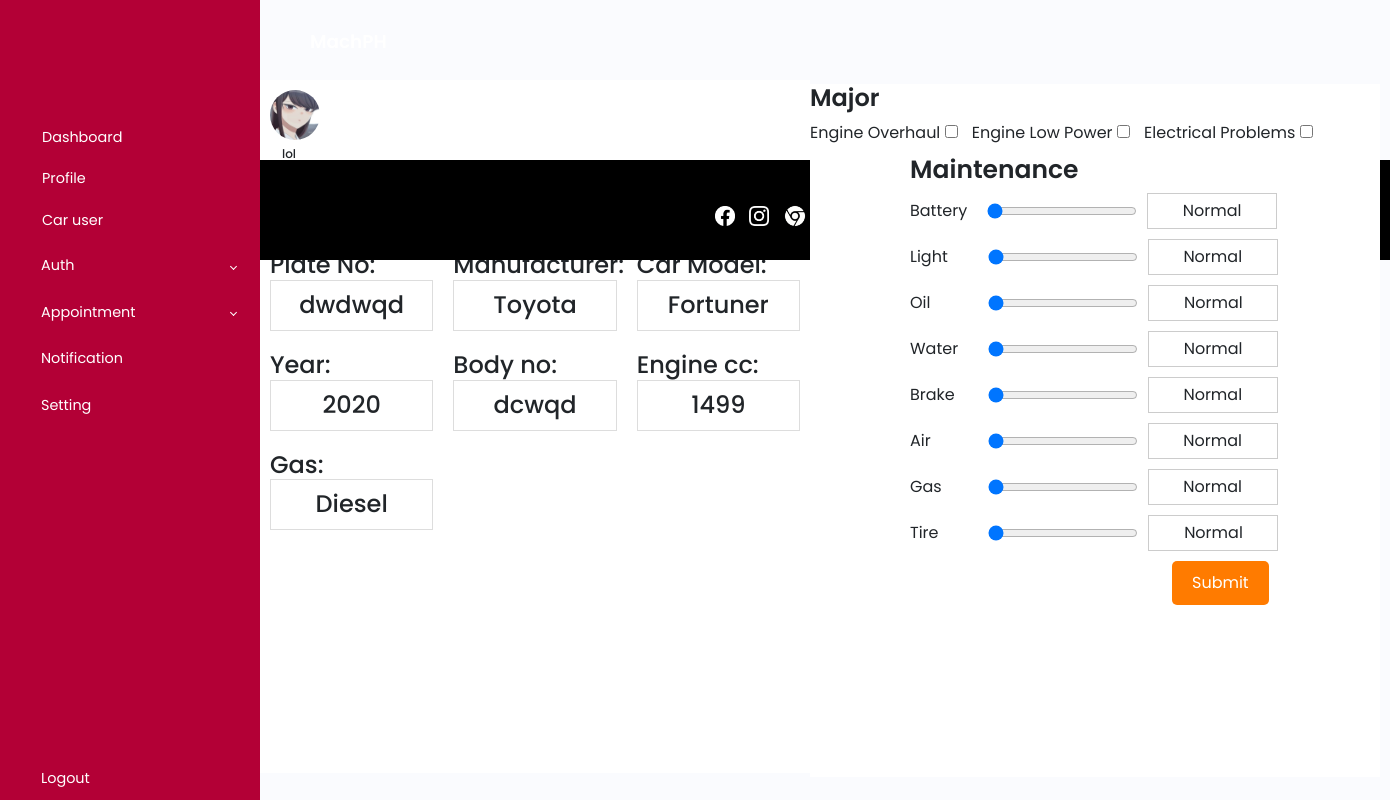
Page /carprofile.php?car_id=50 (signed in) on the committed database.
### tables this page shows
CREATE TABLE `user` (
  `id` int(100) NOT NULL,
  `name` varchar(100) NOT NULL,
  `firstname` varchar(255) DEFAULT NULL,
  `middlename` varchar(255) DEFAULT NULL,
  `lastname` varchar(255) DEFAULT NULL,
  `homeaddress` varchar(255) DEFAULT NULL,
  `email` varchar(100) NOT NULL,
  `password` varchar(100) NOT NULL,
  `image` varchar(100) NOT NULL,
  `barangay` varchar(255) DEFAULT NULL,
  `province` varchar(255) DEFAULT NULL,
  `municipality` varchar(255) DEFAULT NULL,
  `zipcode` varchar(255) DEFAULT NULL,
  `role` varchar(255) NOT NULL,
  `manager_role` varchar(20) DEFAULT 'none',
  `employment` enum('full time','part time','intern/temporary') DEFAULT NULL,
  `jobrole` set('General automotive mechanic','Brake and transmission technicians','Small engine mechanic','Tire mechanics') DEFAULT NULL
);

CREATE TABLE `car` (
  `car_id` int(11) NOT NULL,
  `plateno` varchar(20) NOT NULL,
  `manufacturer` varchar(50) NOT NULL,
  `carmodel` varchar(50) NOT NULL,
  `year` int(11) NOT NULL,
  `bodyno` varchar(20) NOT NULL,
  `enginecc` int(11) NOT NULL,
  `gas` varchar(20) NOT NULL,
  `user_id` int(11) DEFAULT NULL
);

### carprofile.php (the view, shortened to what this page needs)
<?php
include 'config.php';
$user_id = $_SESSION['user_id'];
$select = mysqli_query($conn, "SELECT * FROM user WHERE id = '$user_id'") or die('query failed');
if (mysqli_num_rows($select) > 0) {
    $fetch = mysqli_fetch_assoc($select);
} else {
    die('No user found');
}
if (isset($_GET['car_id'])) {
    $car_id = $_GET['car_id'];
    $car_select = mysqli_query($conn, "SELECT * FROM car WHERE user_id = '$user_id' AND car_id = '$car_id'");
    if (mysqli_num_rows($car_select) > 0) {
        $car_data = mysqli_fetch_all($car_select, MYSQLI_ASSOC);
    } else {
        $car_data = array();
    }
} else {
    die('Car ID not specified.');
}
?>
<!DOCTYPE html>
<html lang="en">
<head>
    <link href="https://cdn.jsdelivr.net/npm/bootstrap@5.3.0-alpha3/dist/css/bootstrap.min.css" rel="stylesheet"
>
    <link rel="stylesheet" href="css/nav.css">
    <link rel="stylesheet" href="css/carprofile.css">
    <link rel="stylesheet" href="css/home.css">
</head>
<body>
    <div class="container-navbar-home">
        <div class="wrapper">
            <aside id="sidebar">
            <div class="d-flex">
                <button class="toggle-btn" type="button">
                </button>
                <div class="sidebar-logo">
                    <a href="home.php">MachPH</a>
                </div>
            </div>
            <ul class="sidebar-nav">
            <li class="sidebar-item">
                    <a href="home.php" class="sidebar-link">
                    <span style="margin-left: 13px;">Dashboard</span>
                    </a>
                </li>
                <li class="sidebar-item">
                    <a href="profile.php" class="sidebar-link">
                    <span style="margin-left: 13px;">Profile</span>
                    </a>
                </li>
                <li class="sidebar-item">
                    <a href="carusers.php" class="sidebar-link">
                    <span style="margin-left: 13px;">Car user</span>
                    </a>
                </li>
                <li class="sidebar-item">
                    <a href="#" class="sidebar-link collapsed has-dropdown" data-bs-toggle="collapse"
                        data-bs-target="#auth" aria-expanded="false" aria-controls="auth">
                        <span>Auth</span>
                    </a>
                </li>
                <li class="sidebar-item">
                    <a href="#" class="sidebar-link collapsed has-dropdown" data-bs-toggle="collapse"
                        data-bs-target="#multi" aria-expanded="false" aria-controls="multi">
                        <span>Appointment</span>
                    </a>
                </li>
                <li class="sidebar-item">
                    <a href="#" class="sidebar-link">
                        <span>Notification</span>
                    </a>
                </li>
                <li class="sidebar-item">
                    <a href="#" class="sidebar-link">
                        <span>Setting</span>
                    </a>
                </li>
            </ul>
            <div class="sidebar-footer">
            <a href="login.php" target="_blanck" class="sidebar-link">
                <span>Logout</span>
            </a>
            </div>
            </aside>
        </div>
    </div>
   <section class="carprofile-section-1">
        <div class="container-car-profile">
            <div class="car-profile">
                <?php
                    if ($fetch['image'] == '') {
                        echo '<img src="images/default-avatar.png">';
                    } else {
                        echo '<img src="uploaded_img/' . $fetch['image'] . '">';
                    }
                ?>
                <h3><?php echo $fetch['name']; ?></h3>
            </div>
        </div>
        <div class="car-info">
            <?php if (!empty($car_data)) : ?>
                <div class="fullname-container-carprofile-1">
                    <?php foreach ($car_data as $car) : ?>
                        <h4 class="carprofile-container-1">Plate No:<p class="profile-box"><?php echo $car['plateno']; ?></p></h4>
                        <h4 class="carprofile-container-2">Manufacturer:<p class="profile-box"><?php echo $car['manufacturer']; ?></p></h4>
                        <h4 class="carprofile-container-3">Car Model:<p class="profile-box"><?php echo $car['carmodel']; ?></p></h4>
                        <h4 class="carprofile-container-4">Year:<p class="profile-box"><?php echo $car['year']; ?></p></h4>
                        <h4 class="carprofile-container-5">Body no:<p class="profile-box"><?php echo $car['bodyno']; ?></p></h4>
                        <h4 class="carprofile-container-6">Engine cc:<p class="profile-box"><?php echo $car['enginecc']; ?></p></h4>
                        <h4 class="carprofile-container-7">Gas:<p class="profile-box"><?php echo $car['gas']; ?></p></h4>
                    <?php endforeach; ?>
                </div>
            <?php endif; ?>
        </div>
    </section>
       <div class="nav-container">
        <div class="upper-nav-container">
                <div class="img-icon-upper-nav">
                    <li><img class="upper-nav-icon-three" src="img/facebook.png" alt="facebook"></li>
                    <li><img class="upper-nav-icon-three" src="img/instagram.png" alt="instagram"></li>
                    <li><img class="upper-nav-icon-three-chrome"src="img/chrome.png" alt="chrome"></li>
                </div>
            <div class="upper-nav-icons-info">
                <li><img src="img/gmail.png" alt=""><span>hikaru@gmail.com</span></li>
                <li><img src="img/call.png" alt=""><span>0948-501-1228</span></li>
            </div>
            <div class="upper-nav-button">
                <a href="">Appointment</a>
            </div>
        </div>
    </div>
    <section class="carprofile-section-2">
     <div class="major-maintenance-container">
        <form method="post" action="">
            <div class="data-major-container">
              <h1>Major</h1>
                <label for="eo">Engine Overhaul <input class="data-major-major-boxes" type="checkbox" name="eo" value="1"></label>
                <label for="elp">Engine Low Power <input class="data-major-major-boxes" type="checkbox" name="elp" value="2"></label>
                <label for="ep">Electrical Problems <input class="data-major-major-boxes" type="checkbox" name="ep" value="3"></label>
            </div>
         <div class="data-maintenance-container">
            <h2>Maintenance</h2>
            <div class="battery-check-box">
                <label for="battery">Battery</label>
                <input type="range" name="battery" min="1" max="3" step="1" value="1" oninput="updateLabel(this, 'batteryLabel')">
                <span class="box-range" id="batteryLabel">Normal</span>
            </div>
            <div class="battery-check-box">
                <label for="light">Light</label>
                <input class="box-1" type="range" name="light" min="1" max="3" step="1" value="1" oninput="updateLabel(this, 'lightLabel')">
                <span  class="box-range box-1" id="lightLabel">Normal</span>
            </div>
            <div class="battery-check-box">
                <label for="oil">Oil</label>
                <input  class="box-2" type="range" name="oil" min="1" max="3" step="1" value="1" oninput="updateLabel(this, 'oilLabel')">
                <span  class="box-range" id="oilLabel">Normal</span>
            </div>
            <div class="battery-check-box">
                <label for="water">Water</label>
                <input  class="box-3" type="range" name="water" min="1" max="3" step="1" value="1" oninput="updateLabel(this, 'waterLabel')">
                <span  class="box-range" id="waterLabel">Normal</span>
            </div>
            <div class="battery-check-box">
                <label for="brake">Brake</label>
                <input  class="box-4" type="range" name="brake" min="1" max="3" step="1" value="1" oninput="updateLabel(this, 'brakeLabel')">
                <span  class="box-range" id="brakeLabel">Normal</span>
            </div>
            <div class="battery-check-box">
                <label for="air">Air</label>
                <input  class="box-5" type="range" name="air" min="1" max="3" step="1" value="1" oninput="updateLabel(this, 'airLabel')">
                <span  class="box-range" id="airLabel">Normal</span>
            </div>
            <div class="battery-check-box">
                <label for="gas">Gas</label>
                <input  class="box-6" type="range" name="gas" min="1" max="3" step="1" value="1" oninput="updateLabel(this, 'gasLabel')">
                <span  class="box-range" id="gasLabel">Normal</span>
            </div>
            <div class="battery-check-box">
                <label for="tire">Tire</label>
                <input  class="box-7" type="range" name="tire" min="1" max="3" step="1" value="1" oninput="updateLabel(this, 'tireLabel')">
                <span  class="box-range" id="tireLabel">Normal</span>
            </div>
              <button type="submit">Submit</button>
         </div>
            </div>
    </section>
</body>
</html>

### css/nav.css (style rules this page uses)
a { text-decoration: none; }
li { list-style: none; }
h1 { font-weight: 600; font-size: 1.5rem; }
body { font-family: 'Poppins', sans-serif; }
.wrapper { display: flex; }
#sidebar { width: 70px; min-width: 70px; z-index: 1000; transition: all .25s ease-in-out; background-color: #b30036; display: flex; flex-direction: column; }
#sidebar.expand { width: 260px; min-width: 260px; }
.toggle-btn { background-color: transparent; cursor: pointer; border: 0; padding: 1rem 1.5rem; }
.sidebar-logo { margin: auto 0; }
.sidebar-logo a { color: #FFF; font-size: 1.15rem; font-weight: 600; }
.sidebar-nav { padding: 2rem 0; flex: 1 1 auto; }
a.sidebar-link { padding: .625rem 1.625rem; color: #FFF; display: block; font-size: 0.9rem; white-space: nowrap; border-left: 3px solid transparent; }
.sidebar-item { position: relative; }
#sidebar.expand .sidebar-link[data-bs-toggle="collapse"]::after { border: solid; border-width: 0 .075rem .075rem 0; content: ""; display: inline-block; padding: 2px; position: absolute; right: 1.5rem; top: 1.4rem; transform: rotate(-135deg); transition: all .2s ease-out; }
#sidebar.expand .sidebar-link[data-bs-toggle="collapse"].collapsed::after { transform: rotate(45deg); transition: all .2s ease-out; }

### css/carprofile.css (style rules this page uses)
* { box-sizing: border-box; margin: 0; padding: 0; font-family: 'poppins'; }
.carprofile-section-1 { position: absolute; background-color: rgb(255, 255, 255); width: 550px; height: 693px; top: 80px; left: 260px; }
.carprofile-section-2 { position: absolute; background-color: rgb(255, 255, 255); width: 570px; height: 693px; top: 84px; left: 810px; }
.car-profile { margin: 10px; }
.car-profile h3 { font-size: 12px; margin: 7px 0 0 12px; }
.car-profile img { border-radius: 100%; width: 50px; }
.fullname-container-carprofile-1 { display: flex; flex-wrap: wrap; justify-content: space-between; }
.car-info { margin-top: 80px; }
.carprofile-container-1, .carprofile-container-2, .carprofile-container-3, .carprofile-container-4, .carprofile-container-5, .carprofile-container-6, .carprofile-container-7 { width: calc(33.33% - 20px); margin: 10px; box-sizing: border-box; }
.profile-box { border: 1px solid #ddd; padding: 10px; margin: 0; text-align: center; }
button { background-color: #ff7b00; color: white; padding: 10px 20px; border: none; border-radius: 5px; cursor: pointer; margin-left: 262px; }
.battery-check-box { display: flex; align-items: center; margin-bottom: 10px; }
input[type="range"] { width: 150px; margin: 0 10px; }
.box-range { border: 1px solid #ccc; width: 130px; padding: 5px; text-align: center; }
label { margin-right: 10px; }
.data-maintenance-container h2 { font-size: 25px; font-weight: 600; }
.data-maintenance-container { margin: 10px 0 0 100px; }
.box-1[type="range"] { margin-left: 30px; }
.box-2[type="range"] { margin-left: 48px; }
.box-3[type="range"] { margin-left: 20px; }
.box-4[type="range"] { margin-left: 23px; }
.box-5[type="range"] { margin-left: 47px; }
.box-6[type="range"] { margin-left: 36px; }
.box-7[type="range"] { margin-left: 40px; }

### css/home.css (style rules this page uses)
* { padding: 0; margin: 0; box-sizing: border-box; font-family: 'Poppins', 'Quicksand'; }
.upper-nav-container { position: absolute; background-color: rgb(0, 0, 0); bottom: 540px; left: 65px; width: 95.5%; height: 100px; }
.upper-nav-container .img-icon-upper-nav { margin-left: 650px; }
.upper-nav-container .img-icon-upper-nav li { display: inline-block; margin-right: 10px; margin-top: 40px; }
.upper-nav-container .img-icon-upper-nav li .upper-nav-icon-three { width: 20px; height: 20px; }
.upper-nav-container .img-icon-upper-nav li .upper-nav-icon-three-chrome { width: 32px; height: 32px; margin-left: -5px; }
.upper-nav-icons-info { margin-top: -38px; margin-left: 850px; }
.upper-nav-icons-info li span { font-size: 14px; color: white; font-weight: 600; }
.upper-nav-button { margin-top: -33px; margin-left: 1115px; }
.upper-nav-button a { color: white; font-weight: 600; background-color: #ff7b00; padding: 10px; cursor: pointer; }

### rows in the picture
user: image (picture), name "lol"
car: plateno "dwdwqd", manufacturer "Toyota", carmodel "Fortuner", year "2020", bodyno "dcwqd", enginecc "1499", gas "Diesel"
